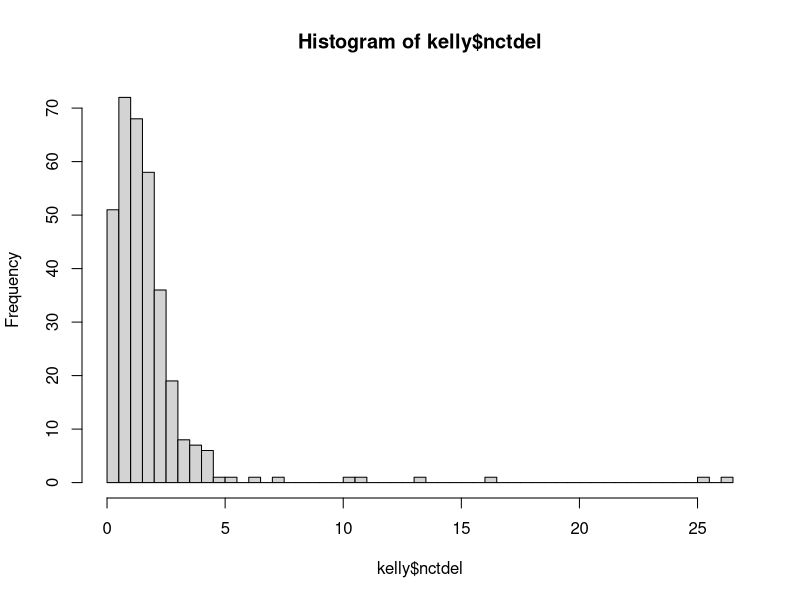
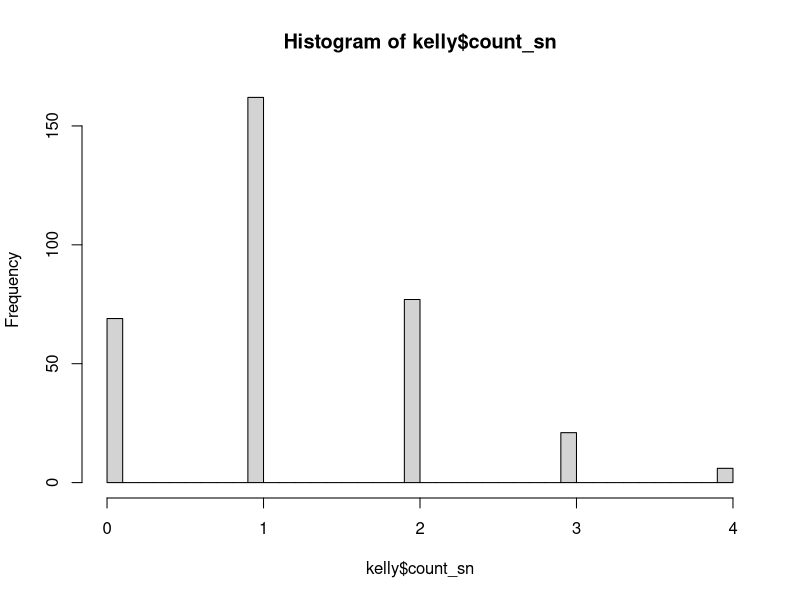

Reproduce these figures in R, in order.
## ---- chunk 1
library(dplyr)
library(magrittr)
library(knitr)
## ---- chunk 2
kelly <- read.table("kellydat.txt", header = T)
## ---- chunk 3
kelly <- kelly %>% mutate(count_sn = sn1 + sn2*2 + sn3*3 + all4*4) %>% select(-c(sn1, sn2, sn3, all4))
kable(head(kelly))
## ---- chunk 4
hist(kelly$nctdel,breaks=50) # dist of wait times
hist(kelly$count_sn,breaks=50) # dist of symptom counts
